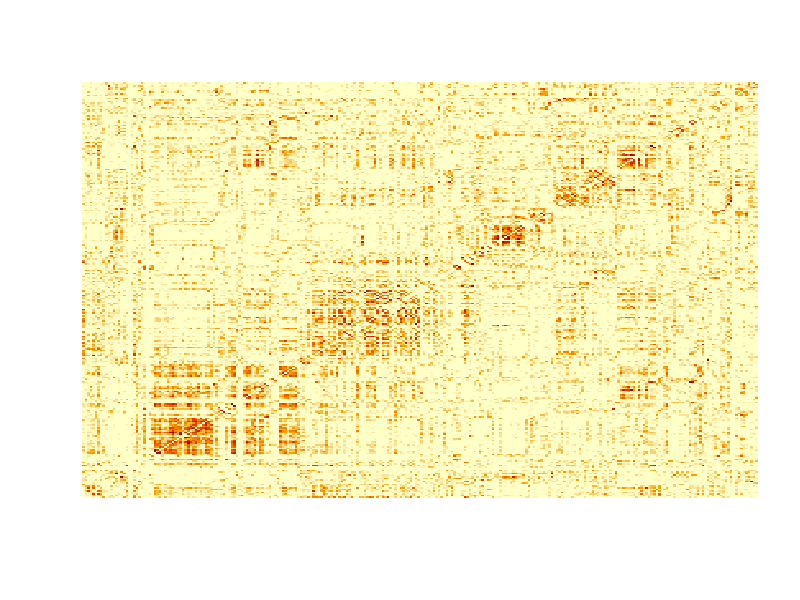
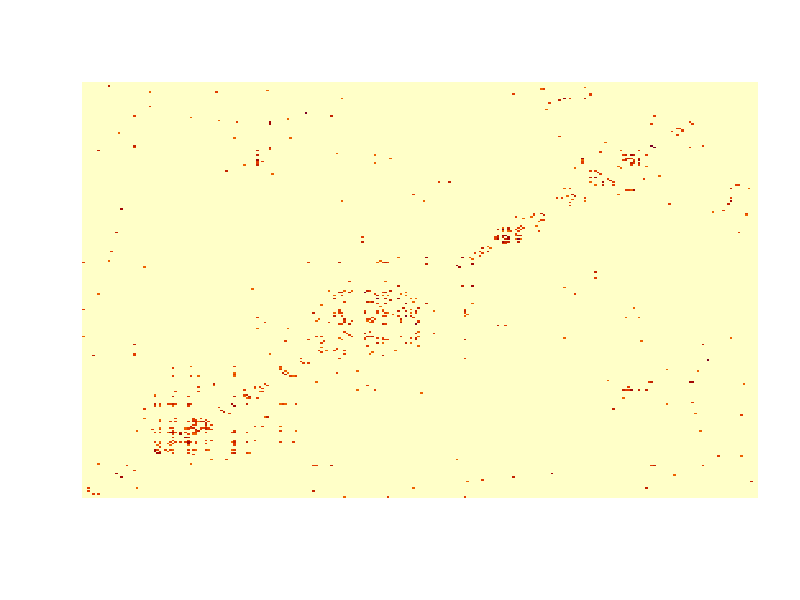
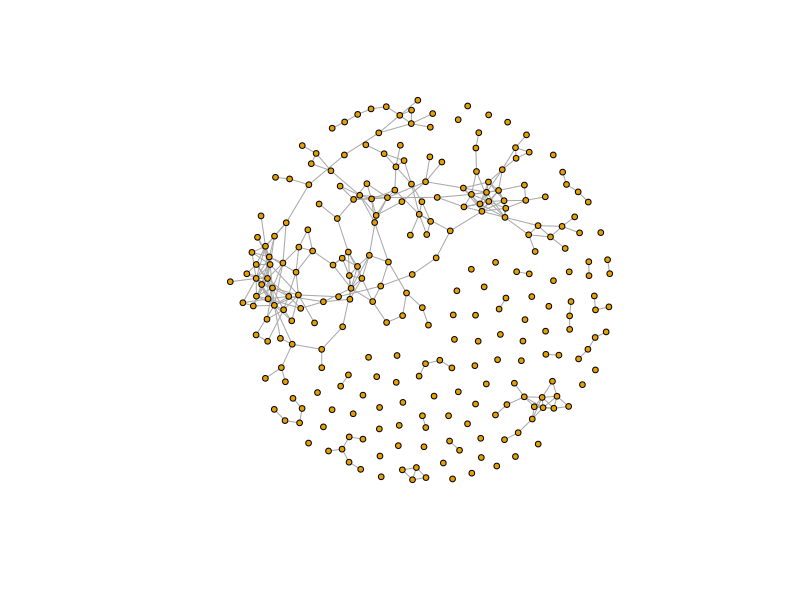
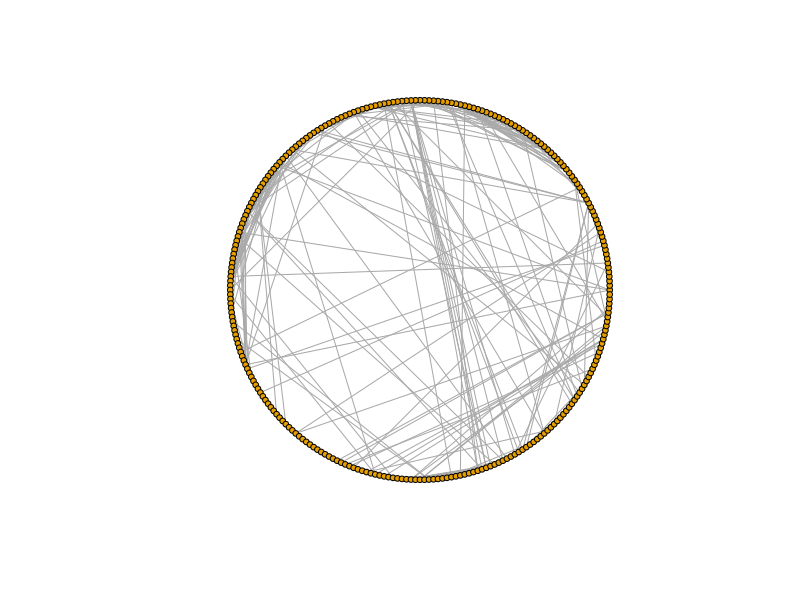
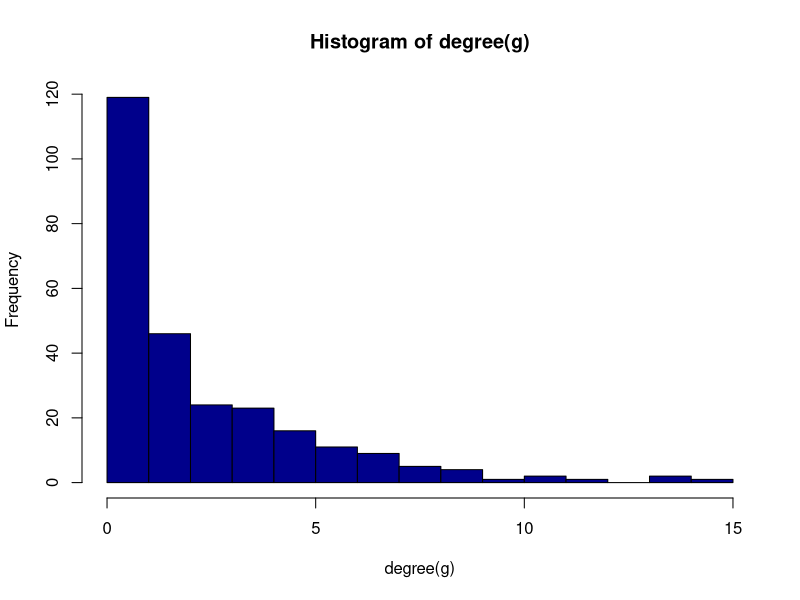
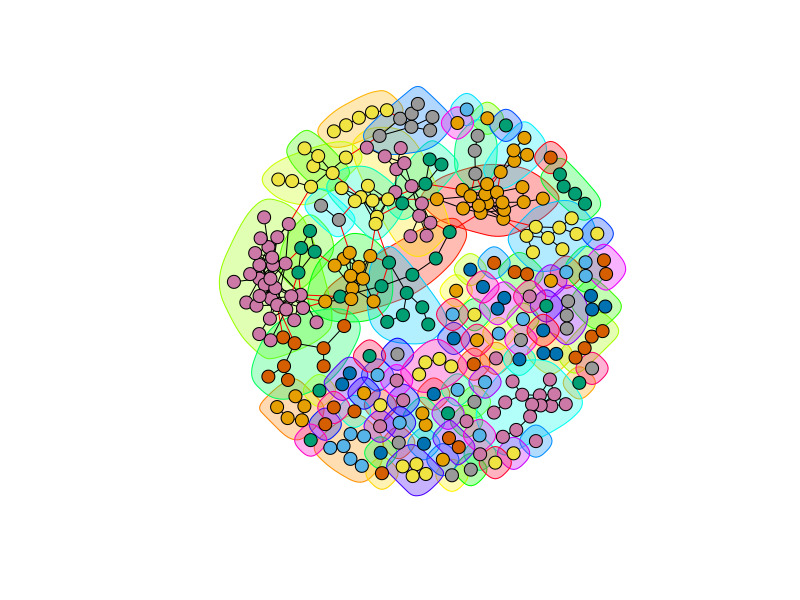

Write R code to recreate these figures, in order.
## ---- chunk 1
rm(list=ls(all=TRUE))

library(igraph)	#graph analyses
# library(rgl)	#3D plotting
library(ggplot2)  #Advanced plotting package
## ---- chunk 2
lesion_roiPair_corr <- read.csv("../data/0747_power264_corr.csv", header=FALSE, sep = ",", fill = TRUE)  #Loading: load csv of left+right hemispheres lesioned ROI-ROI correlation pairs

#lesion_roiPair_corr <- plyr::rename(lesion_roiPair_corr, c(X="SubID"))   #Column Editing: rename subject column from "X" to "SubID"
## ---- chunk 3
##Copy first column (channel names) into separate lesion_roiPair_corraframe
#roinames = lesion_roiPair_corr[,1]

##Remove first column from lesion_roiPair_corraset
#lesion_roiPair_corr = lesion_roiPair_corr[,-1]

##Remove all perfect correlations between each node and itself
lesion_roiPair_corr = replace(lesion_roiPair_corr, lesion_roiPair_corr==Inf,0)

##Remove all negative correlations
lesion_roiPair_corr = replace(lesion_roiPair_corr, lesion_roiPair_corr<0,0)

##Remove all nonexistent correlations
lesion_roiPair_corr = replace(lesion_roiPair_corr, lesion_roiPair_corr=="NaN",0)
## ---- chunk 4
##Make lesion_roiPair_corr into a matrix object
m = as.matrix(lesion_roiPair_corr)

##Check matrix dimensions
#these should be equal. If not, you done goofed.
dim(m)

##Visualize matrix
image(m, useRaster=TRUE, axes=FALSE)
## ---- chunk 5
##Create graph of the matrix
g = graph.adjacency(m, mode="undirected", weighted=TRUE)

##Decide threshold at which matrix density is below 15%
threshold = 0	#starting threshold for iteration
density = graph.density(g) 
while (density>.01){     #Midnight Scan Club used 1.25%
	threshold = threshold + .001
	lesion_roiPair_corr = replace(lesion_roiPair_corr, abs(lesion_roiPair_corr)<threshold, 0)
	m = as.matrix(lesion_roiPair_corr)
	g = graph.adjacency(m, mode="undirected", weighted=TRUE)
	density = graph.density(g)
}
print(paste("At density", density, "the correlation threshold is", threshold))
## ---- chunk 6
##Visualize thresholded matrix
image(m, useRaster=TRUE, axes=FALSE)

##Name vertices with roi names from file
#V(g)$name = roinames
## ---- chunk 7
##Make a pretty graph (Fruchterman-Reingold force-directed layout)
lg = layout_with_fr(g)
plot(g, vertex.size=3, vertex.label=NA, layout=lg)

##Make pretty circle graph
plot(g, vertex.size=3, vertex.label=NA, layout=layout_in_circle)

##Make a pretty 3D graph
#can't do without MNI coordinates
#rglplot(g,vertex.size=7,vertex.label=NA,layout=roi)
## ---- chunk 8
##Make a degree histogram
hist(degree(g),col="darkblue",breaks=max(degree(g)))
## ---- chunk 9
##Use infomap to get modules
c2 = cluster_infomap(g, e.weights = NULL, v.weights = NULL,
  nb.trials = 100, modularity = TRUE)
length(c2)
print(c2)

##Make pretty graph with modules outlined, same F-R layout as above
plot(c2, g, vertex.size=7, vertex.label=NA, layout=lg)

##Calculate modularity 
#uses Clauset, Newman & Moore (2004) algorithm to calculate Q
modularity(c2)

# cat(paste(paste("ID: ",id),
# paste("block: ",block),
# paste("frequency: ",freqband),
# paste("pre/post: ",timepoint),
# paste(modularity(c2)),
# "",sep="\n"))
